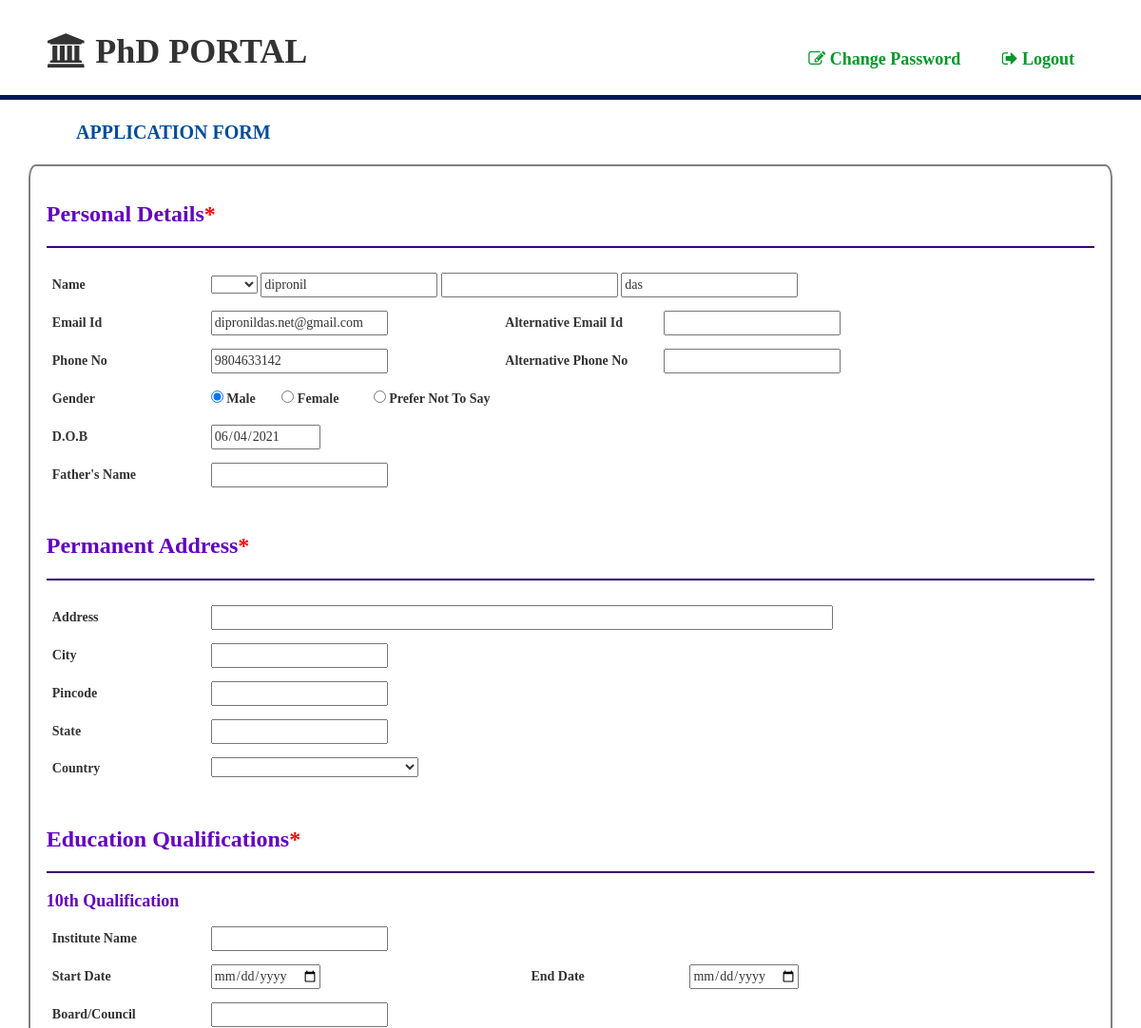
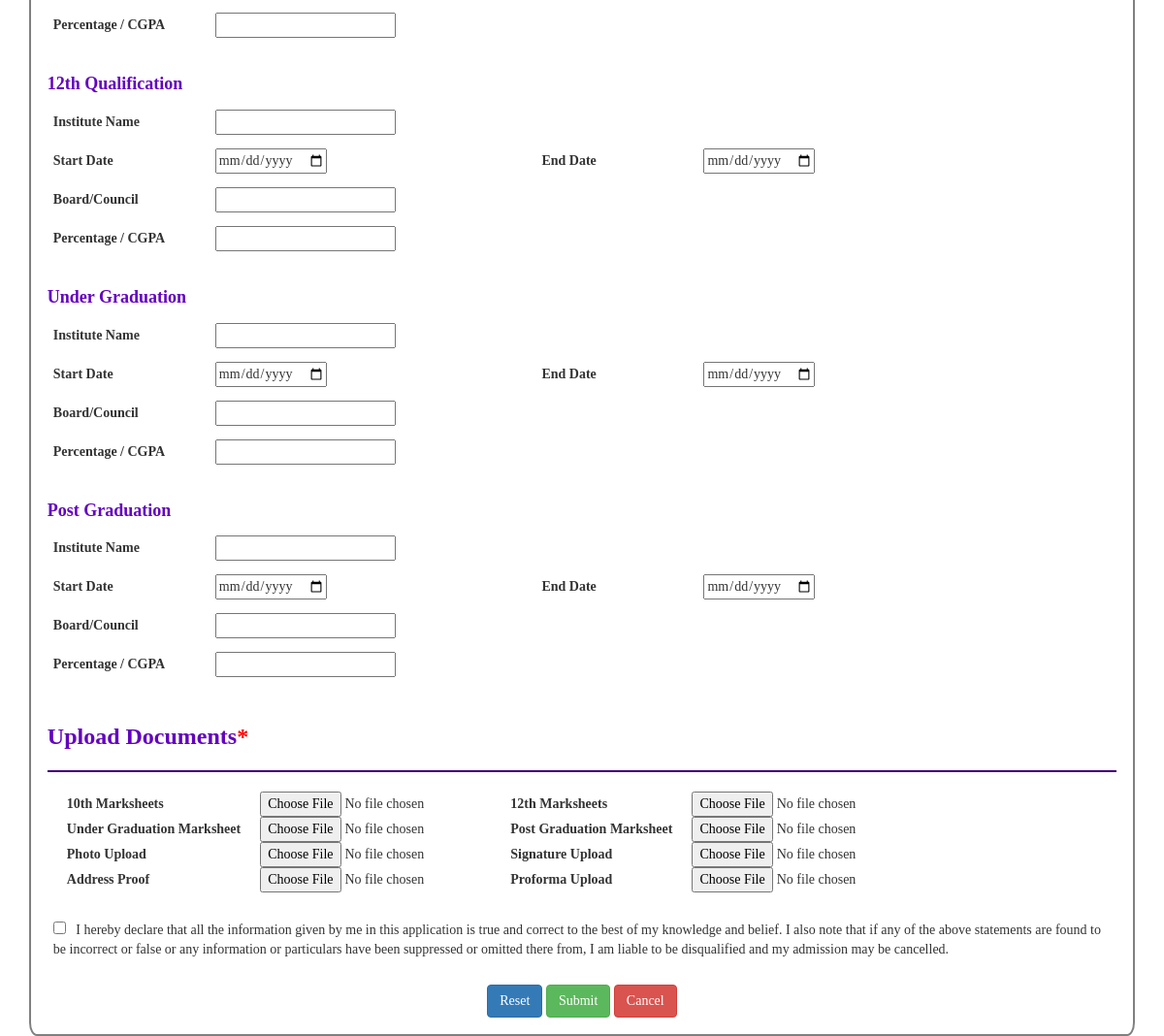
/User/application.php (signed in), run on the app's committed database (2 pictures, top to bottom).
### tables this page shows
CREATE TABLE `user` (
  `id` int(6) NOT NULL,
  `firstname` varchar(255) NOT NULL,
  `middlename` varchar(255) NOT NULL,
  `lastname` varchar(255) NOT NULL,
  `email` varchar(255) NOT NULL,
  `phone` varchar(255) NOT NULL,
  `gender` varchar(255) NOT NULL,
  `dob` date NOT NULL,
  `course` varchar(255) NOT NULL,
  `password` varchar(255) NOT NULL,
  `otp` int(11) NOT NULL,
  `is_profile` tinyint(4) NOT NULL DEFAULT '0',
  `is_approved` tinyint(4) NOT NULL DEFAULT '0',
  `is_payment` tinyint(4) NOT NULL DEFAULT '0'
);

### config.php (called while the page is built, shortened)
<?php
	class config
	{
		protected $servername='localhost';
		protected $username='root';
		protected $pass='';
		protected $db='phdportal';
		function __construct()
		{
			$this->conn=new mysqli($this->servername,$this->username,$this->pass,$this->db);
		}
	}
	class database extends config
	{
		public function fetchregdata($email)
 		{
 			$result=mysqli_query($this->conn,"SELECT * FROM user WHERE email='$email'");
 			return $result;
 		}
	}
?>

### User/application.php (the view, shortened to what this page needs)
<!DOCTYPE html>
<html lang="en">
<head>
    <link rel="stylesheet" href="https://cdn.jsdelivr.net/npm/bootstrap@4.6.0/dist/css/bootstrap.min.css"
>
    <link rel="stylesheet" href="https://maxcdn.bootstrapcdn.com/bootstrap/3.3.7/css/bootstrap.min.css">
    <link rel="stylesheet" type="text/css"
        href="https://cdnjs.cloudflare.com/ajax/libs/font-awesome/4.7.0/css/font-awesome.css">
    <link rel="stylesheet" href="https://maxcdn.bootstrapcdn.com/bootstrap/3.3.7/css/bootstrap.min.css">
    <link rel="stylesheet" href="https://cdnjs.cloudflare.com/ajax/libs/font-awesome/4.7.0/css/font-awesome.css">
    <link rel="stylesheet" href="css/profile.css">
    <link rel="stylesheet" href="css/partial/nav1.css">
</head>
<body>
    <?php include 'partial/nav1.php'; ?>
    <div class="row">Application Form</div>
    <div class="container">
        <?php
	        include("../config.php");
	        $obj=new database;
	        $row=$obj->fetchregdata($_SESSION['email']);
	        $arr=mysqli_fetch_array($row);
        ?>
        <form action="../server.php" method="post" enctype="multipart/form-data">
            <h3>Personal Details<span class="required"></h3>
            <hr>
            <div class="info">
                <label>Name</label>
                <select>
                    <option></option>
                    <option>Mr.</option>
                </select>
                <input type="text" name="firstname" value="<?php echo $arr['firstname']; ?>" readonly>
                <input type="text" name="" value="<?php echo $arr['middlename']; ?>" readonly>
                <input type="text" name="" value="<?php echo $arr['lastname']; ?>" readonly>
            </div>
            <div class="info">
                <label>Email Id</label>
                <input type="email" name="email" value="<?php echo $arr['email']; ?>" readonly>
                <label class="dur1">Alternative Email Id</label>
                <input type="email" name="alteremail">
            </div>
            <div class="info">
                <label>Phone No</label>
                <input type="text" pattern="[0-9]{10}" maxlength="10" value="<?php echo $arr['phone']; ?>" readonly>
                <label class="dur1">Alternative Phone No</label>
                <input type="text" pattern="[0-9]{10}" maxlength="10" name="alterphone">
            </div>
            <div class="info">
                <label>Gender</label>
                <input type="radio" id="male" name="gender" class="gender" <?php if($arr['gender']=="male") echo "checked";?> value="male">
                <label for="male" style="width: 5%;">Male</label>
                <input class="gender" type="radio" id="female" name="gender" value="female" <?php if($arr['gender']=="female") echo "checked";?>>
                <label for="female" style="width: 7%;">Female</label>
                <input class="gender" type="radio" id="other" name="gender" value="other" <?php if($arr['gender']=="other") echo "checked";?>>
                <label for="other" style="width: 15%;display:inline;">Prefer Not To Say</label>
            </div>
            <div class="info">
                <label>D.O.B</label>
                <input type="date" value="<?php echo $arr[7]; ?>" readonly>
            </div>
            <div class="info">
                <label>Father's Name</label>
                <input type="text" name="fathername">
            </div>
            <br>
            <h3>Permanent Address<span class="required"></span></h3>
            <hr>
            <div class="info">
                <label>Address</label>
                <input type="text" name="address" style="width: 60%;">
            </div>
            <div class="info">
                <label>City</span></label>
                <input type="text" name="city">
            </div>
            <div class="info">
                <label>Pincode</label>
                <input type="text" pattern="[0-9]{6}" maxlength="6" name="pin">
            </div>
            <div class="info">
                <label>State</label>
                <input type="text" name="state">
            </div>
            <div class="info">
                <label>Country</label>
                <select name="country" style="width:20%; font-size:16px;">
                    <option></option>
                    <option>India</option>
                </select>
            </div>
            <br>
            <h3>Education Qualifications<span class="required"></h3>
            <hr>
            <h4>10th Qualification</h4>
            <div class="info">
                <label>Institute Name</label>
                <input type="text" name="insti10">
            </div>
            <div class="info">
                <label>Start Date</label>
                <input type="date" name="start10">
                <label class="dur">End Date</label>
                <input type="date" name="end10">
            </div>
            <div class="info">
                <label>Board/Council</label>
                <input type="text" name="board10">
            </div>
            <div class="info">
                <label>Percentage / CGPA</label>
                <input type="number" name="per10">
            </div>
            <br>
            <h4>12th Qualification</h4>
            <div class="info">
                <label>Institute Name</label>
                <input type="text" name="insti12">
            </div>
            <div class="info">
                <label>Start Date</label>
                <input type="date" name="start12">
                <label class="dur">End Date</label>
                <input type="date" name="end12">
            </div>
            <div class="info">
                <label>Board/Council</label>
                <input type="text" name="board12">
            </div>
            <div class="info">
                <label>Percentage / CGPA</label>
                <input type="number" name="per12">
            </div>
            <br>
            <h4>Under Graduation</h4>
            <div class="info">
                <label>Institute Name</label>
                <input type="text" name="instigra">
            </div>
            <div class="info">
                <label>Start Date</label>
                <input type="date" name="startgra">
                <label class="dur">End Date</label>
                <input type="date" name="endgra">
            </div>
            <div class="info">
                <label>Board/Council</label>
                <input type="text" name="boardgra">
            </div>
            <div class="info">
                <label>Percentage / CGPA</label>
                <input type="number" name="pergra">
            </div>
            <br>
            <h4>Post Graduation</h4>
            <div class="info">
                <label>Institute Name</label>
                <input type="text" name="instipo">
            </div>
            <div class="info">
                <label>Start Date</label>
                <input type="date" name="startpo">
                <label class="dur">End Date</label>
                <input type="date" name="endpo">
            </div>
            <div class="info">
                <label>Board/Council</label>
                <input type="text" name="boardpo">
            </div>
            <div class="info">
                <label>Percentage / CGPA</label>
                <input type="number" name="perpo">
            </div>
            <br>
            <h3>Upload Documents<span class="required"></h3>
            <hr>
            <table>
                <tr>
                    <td><label>10th Marksheets</label></td>
                    <td><input type="file" name="mark10" accept="application/pdf"></td>
                    <td><label>12th Marksheets</label></td>
                    <td><input type="file" name="mark12" accept="application/pdf"></td>
                </tr>
                <tr>
                    <td><label>Under Graduation Marksheet</label></td>
                    <td><input type="file" name="markgra" accept="application/pdf"></td>
                    <td><label>Post Graduation Marksheet</label></td>
                    <td><input type="file" name="markpo" accept="application/pdf"></td>
                </tr>
                <tr>
                    <td><label>Photo Upload</label></td>
                    <td><input type="file" name="photo" accept=".jpg, .jpeg, .png"></td>
                    <td><label>Signature Upload</label></td>
                    <td><input type="file" name="sign" accept=".jpg, .jpeg, .png"></td>
                </tr>
                <tr>
                    <td><label>Address Proof</label></td>
                    <td><input type="file" name="addressp" accept="application/pdf"></td>
                    <td><label>Proforma Upload</label></td>
                    <td><input type="file" name="proforma" accept="application/pdf"></td>
                </tr>
            </table>
            <br>
            <div class="info">
                <input type="checkbox" required> &nbsp; I hereby declare that all the information given by me in this application
                is true and correct to the best of my knowledge and belief. I also note that if any of the above
                statements are found to be
                incorrect or false or any information or particulars have been suppressed or omitted there from, I am
                liable to be disqualified and my admission may be cancelled.
            </div>
            <br>
            <div class="button">
                <button type="button" class="btn btn-primary"
                    onclick="document.location='application.php'">Reset</button>
                <button class="btn btn-success" name="fullregister">Submit</button>
                <button type="button" class="btn btn-danger" onclick="document.location='portal.php'">Cancel</button>
            </div>
        </form>
    </div>
</body>
</html>

### User/css/profile.css (style rules this page uses)
* { box-sizing: border-box; }
body { margin: 0; cursor: pointer; overflow-x: hidden; font-family: Cambria, Cochin, Georgia, Times, 'Times New Roman', serif; }
.row { font-size: 20px; color: #004C99; font-family: Cambria; font-weight: bolder; padding: 20px; text-transform: uppercase; text-decoration: none; margin-left: 5%; }
.container { background-color: white; padding: 1.4%; border-radius: 0.7%; border: 2px solid grey; }
.container h3, h4 { font-weight: bold; color: rgb(99, 2, 190); font-family: Cambria; }
.container label { width: 15%; }
.container select { font-size: 14px; }
.info { padding: 6px; }
.info .dur1 { margin-left: 11%; }
.info .dur { margin-left: 20%; }
table label { width: 50%; display: inline; padding: 20px; }
table tr { padding: 10px; }
hr { height: 2px; background-color: rgb(63, 2, 119); }
.button { text-align: center; margin: 0 auto; display: block; }
.required::before { content: "*"; color: red; }

### data on the page
user: firstname "dipronil", lastname "das", email "dipronildas.net@gmail.com", phone "9804633142", gender "☑ Male", gender "☐ Female", gender "☐ Prefer Not To Say", dob "06/04/2021"
